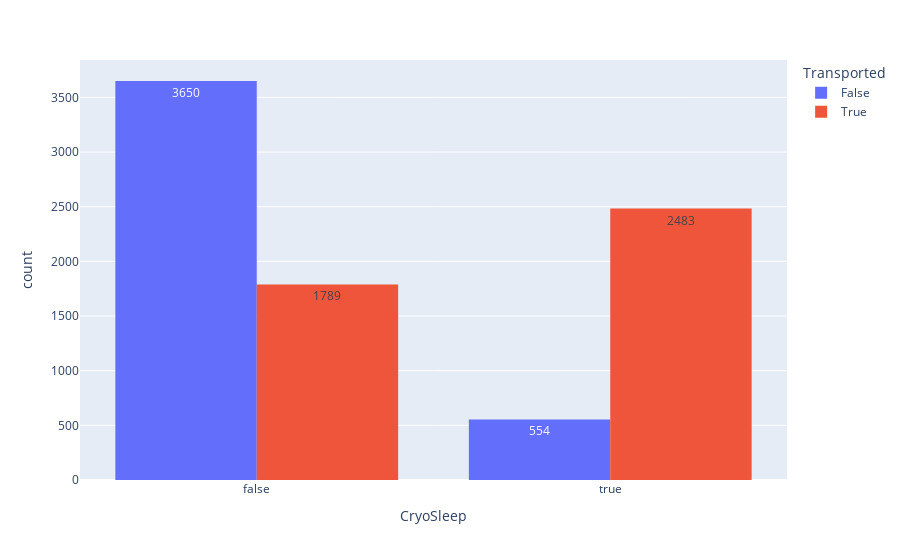

Notebook cell for this chart:
### Code cell
# Visualizando relação entre variáveis categóricas e a variável alvo
px.histogram(train, x ='CryoSleep', text_auto=True, color='Transported', barmode='group' )

### Figure 1 — Plotly figure (JSON) as saved in the notebook; plotly's stock layout.template omitted (floating-point values rounded to 4 significant figures; data arrays with more than 128 entries replaced by an {"elided": "..."} marker saying what was removed)
{"data": [{"alignmentgroup": "True", "bingroup": "x", "hovertemplate": "Transported=False<br>CryoSleep=%{x}<br>count=%{y}<extra></extra>", "legendgroup": "False", "marker": {"color": "#636efa", "pattern": {"shape": ""}}, "name": "False", "offsetgroup": "False", "orientation": "v", "showlegend": true, "texttemplate": "%{value}", "type": "histogram", "x": {"elided": "4315 bool values"}, "xaxis": "x", "yaxis": "y"}, {"alignmentgroup": "True", "bingroup": "x", "hovertemplate": "Transported=True<br>CryoSleep=%{x}<br>count=%{y}<extra></extra>", "legendgroup": "True", "marker": {"color": "#EF553B", "pattern": {"shape": ""}}, "name": "True", "offsetgroup": "True", "orientation": "v", "showlegend": true, "texttemplate": "%{value}", "type": "histogram", "x": {"elided": "4378 bool values"}, "xaxis": "x", "yaxis": "y"}], "layout": {"barmode": "group", "legend": {"title": {"text": "Transported"}, "tracegroupgap": 0}, "margin": {"t": 60}, "xaxis": {"anchor": "y", "domain": [0, 1], "title": {"text": "CryoSleep"}}, "yaxis": {"anchor": "x", "domain": [0, 1], "title": {"text": "count"}}}}
